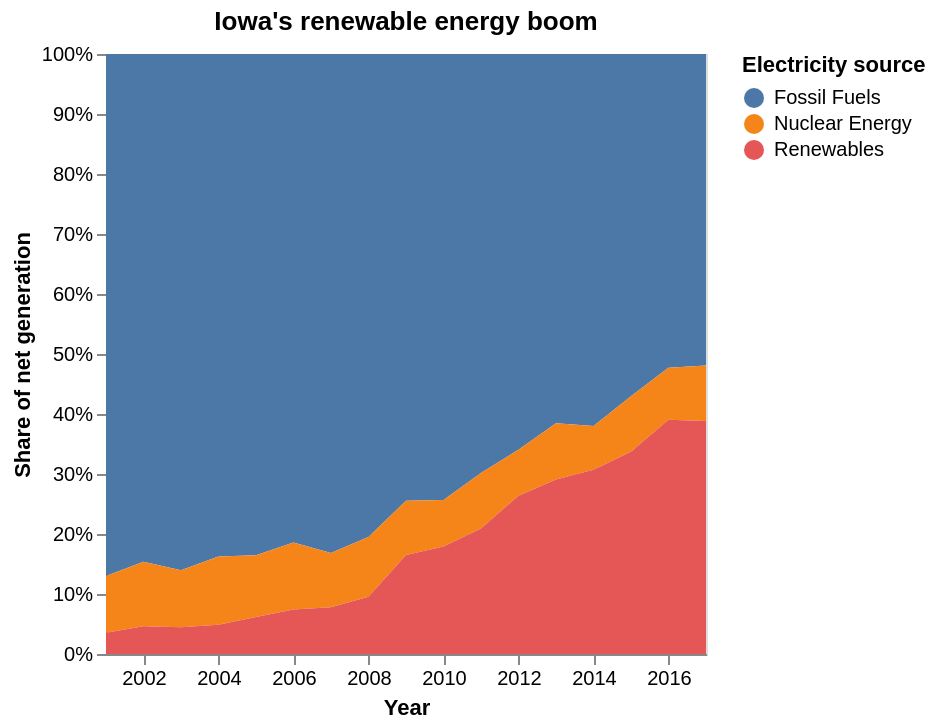

The specification (Vega-Lite) saved for this image:
### Vega-Lite specification from a JSON file in a GitHub repository (floating-point values rounded to 4 significant figures)
{"$schema": "https://vega.github.io/schema/vega-lite/v5.json", "height": 300, "data": {"values": [{"year": "2001-01-01", "source": "Fossil Fuels", "net_generation": "35361"}, {"year": "2002-01-01", "source": "Fossil Fuels", "net_generation": "35991"}, {"year": "2003-01-01", "source": "Fossil Fuels", "net_generation": "36234"}, {"year": "2004-01-01", "source": "Fossil Fuels", "net_generation": "36205"}, {"year": "2005-01-01", "source": "Fossil Fuels", "net_generation": "36883"}, {"year": "2006-01-01", "source": "Fossil Fuels", "net_generation": "37014"}, {"year": "2007-01-01", "source": "Fossil Fuels", "net_generation": "41389"}, {"year": "2008-01-01", "source": "Fossil Fuels", "net_generation": "42734"}, {"year": "2009-01-01", "source": "Fossil Fuels", "net_generation": "38620"}, {"year": "2010-01-01", "source": "Fossil Fuels", "net_generation": "42750"}, {"year": "2011-01-01", "source": "Fossil Fuels", "net_generation": "39361"}, {"year": "2012-01-01", "source": "Fossil Fuels", "net_generation": "37379"}, {"year": "2013-01-01", "source": "Fossil Fuels", "net_generation": "34873"}, {"year": "2014-01-01", "source": "Fossil Fuels", "net_generation": "35250"}, {"year": "2015-01-01", "source": "Fossil Fuels", "net_generation": "32319"}, {"year": "2016-01-01", "source": "Fossil Fuels", "net_generation": "28437"}, {"year": "2017-01-01", "source": "Fossil Fuels", "net_generation": "29329"}, {"year": "2001-01-01", "source": "Nuclear Energy", "net_generation": "3853"}, {"year": "2002-01-01", "source": "Nuclear Energy", "net_generation": "4574"}, {"year": "2003-01-01", "source": "Nuclear Energy", "net_generation": "3988"}, {"year": "2004-01-01", "source": "Nuclear Energy", "net_generation": "4929"}, {"year": "2005-01-01", "source": "Nuclear Energy", "net_generation": "4538"}, {"year": "2006-01-01", "source": "Nuclear Energy", "net_generation": "5095"}, {"year": "2007-01-01", "source": "Nuclear Energy", "net_generation": "4519"}, {"year": "2008-01-01", "source": "Nuclear Energy", "net_generation": "5282"}, {"year": "2009-01-01", "source": "Nuclear Energy", "net_generation": "4679"}, {"year": "2010-01-01", "source": "Nuclear Energy", "net_generation": "4451"}, {"year": "2011-01-01", "source": "Nuclear Energy", "net_generation": "5215"}, {"year": "2012-01-01", "source": "Nuclear Energy", "net_generation": "4347"}, {"year": "2013-01-01", "source": "Nuclear Energy", "net_generation": "5321"}, {"year": "2014-01-01", "source": "Nuclear Energy", "net_generation": "4152"}, {"year": "2015-01-01", "source": "Nuclear Energy", "net_generation": "5243"}, {"year": "2016-01-01", "source": "Nuclear Energy", "net_generation": "4703"}, {"year": "2017-01-01", "source": "Nuclear Energy", "net_generation": "5214"}, {"year": "2001-01-01", "source": "Renewables", "net_generation": "1437"}, {"year": "2002-01-01", "source": "Renewables", "net_generation": "1963"}, {"year": "2003-01-01", "source": "Renewables", "net_generation": "1885"}, {"year": "2004-01-01", "source": "Renewables", "net_generation": "2102"}, {"year": "2005-01-01", "source": "Renewables", "net_generation": "2724"}, {"year": "2006-01-01", "source": "Renewables", "net_generation": "3364"}, {"year": "2007-01-01", "source": "Renewables", "net_generation": "3870"}, {"year": "2008-01-01", "source": "Renewables", "net_generation": "5070"}, {"year": "2009-01-01", "source": "Renewables", "net_generation": "8560"}, {"year": "2010-01-01", "source": "Renewables", "net_generation": "10308"}, {"year": "2011-01-01", "source": "Renewables", "net_generation": "11795"}, {"year": "2012-01-01", "source": "Renewables", "net_generation": "14949"}, {"year": "2013-01-01", "source": "Renewables", "net_generation": "16476"}, {"year": "2014-01-01", "source": "Renewables", "net_generation": "17452"}, {"year": "2015-01-01", "source": "Renewables", "net_generation": "19091"}, {"year": "2016-01-01", "source": "Renewables", "net_generation": "21241"}, {"year": "2017-01-01", "source": "Renewables", "net_generation": "21933"}], "format": {"parse": {"year": "date"}}}, "title": "Iowa's renewable energy boom", "mark": {"type": "area", "tooltip": true}, "encoding": {"color": {"type": "nominal", "field": "source", "legend": {"title": "Electricity source"}}, "x": {"type": "temporal", "axis": {"title": "Year"}, "field": "year", "timeUnit": "year"}, "y": {"type": "quantitative", "axis": {"format": ".0%", "title": "Share of net generation"}, "field": "net_generation", "stack": "normalize"}}}
